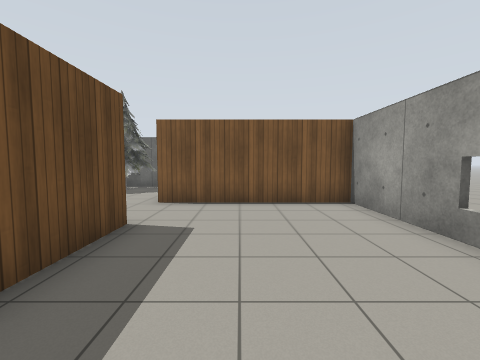
view 1 (above)

21 first-person views from a walk through a world built for the Gazebo simulator. The camera is 1.2 m above the floor, tilts 4° down and sees 90° across. Floor lines are 1 m apart. The floor is counted in squares, 1 m on a side. Each view is taken from the middle of a square. On the plan, view 1 faces up. The plan holds only what a view shows up to about 11 squares ahead; the rest is blank. The robots in the file are not drawn. Simple patterns stand in for the simulator's built-in surfaces.

view 2
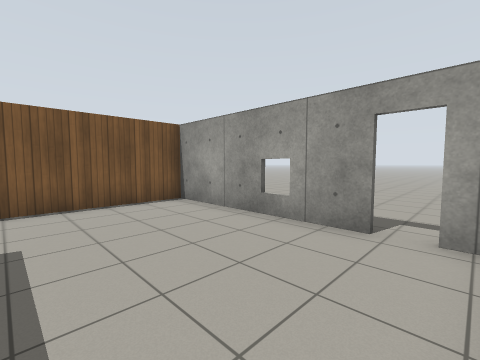

view 3
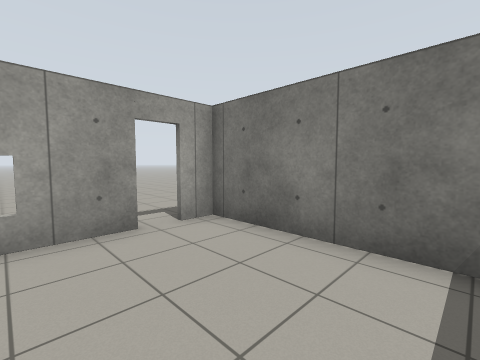

view 4
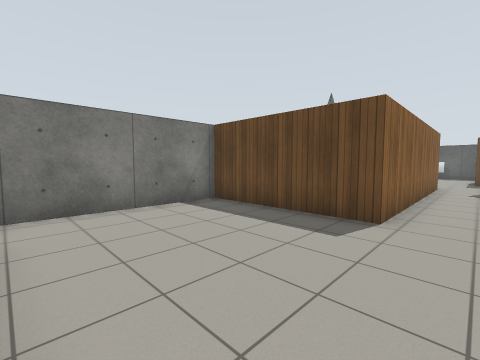

view 5
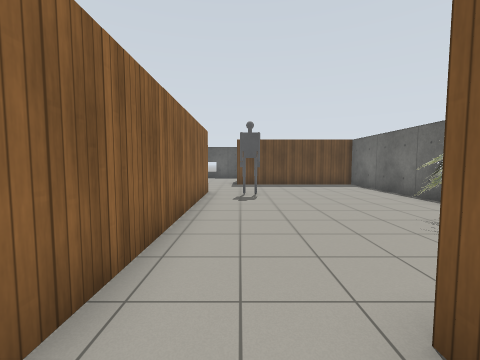

view 6
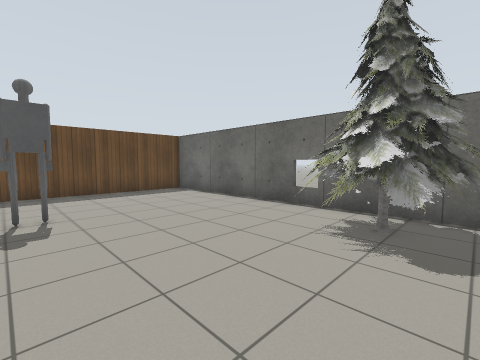

view 7
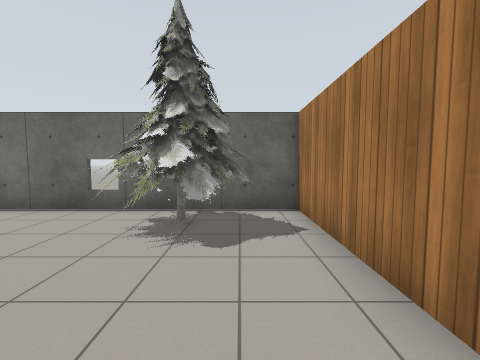

view 8
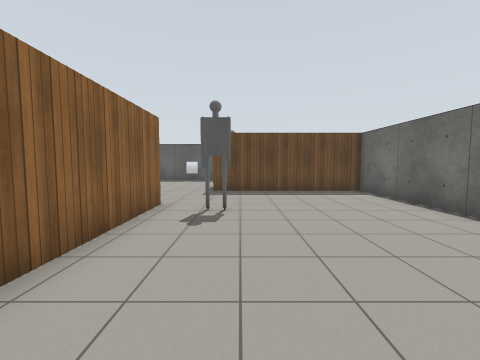

view 9
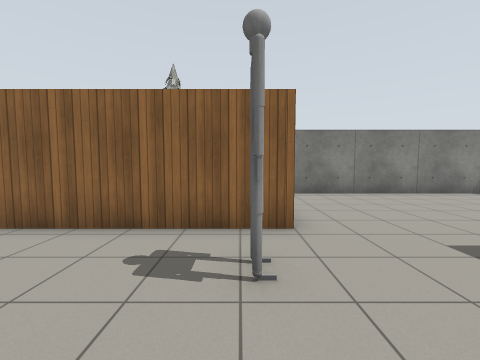

view 10
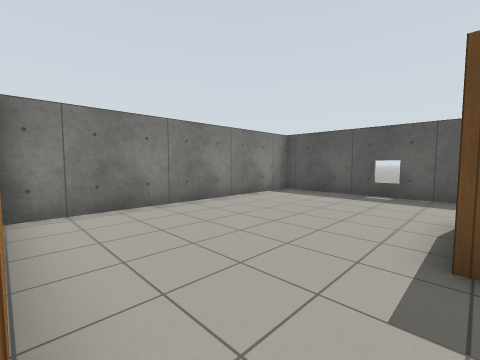

view 11
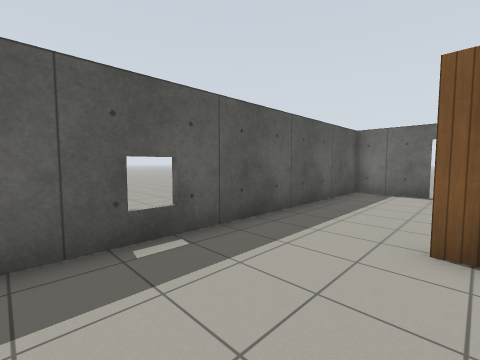

view 12
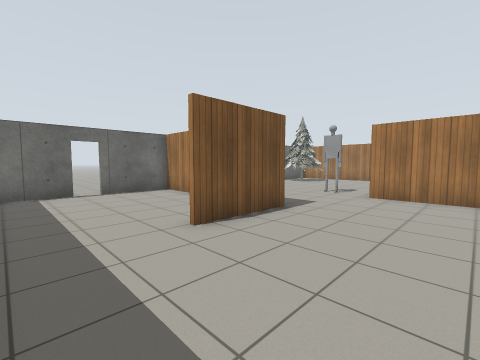

view 13
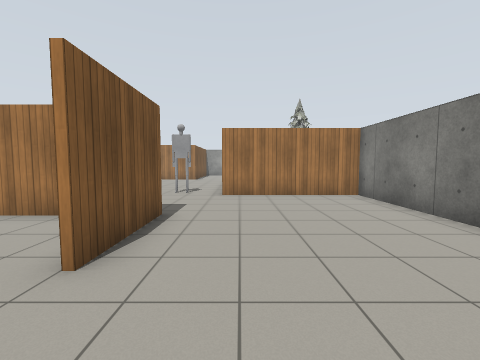

view 14
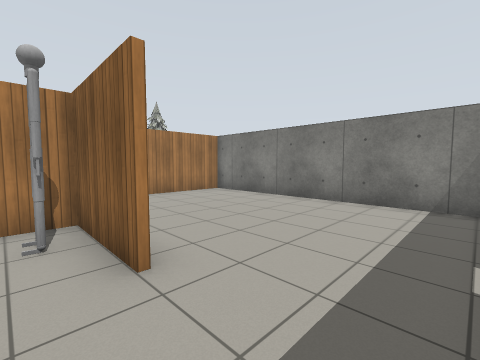

view 15
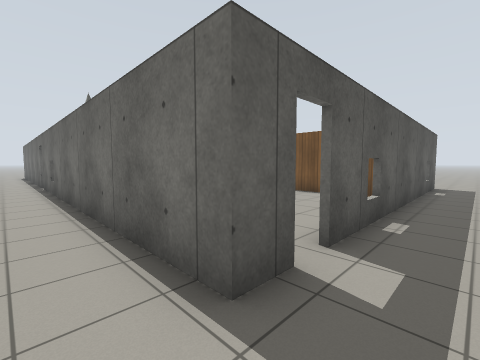

view 16
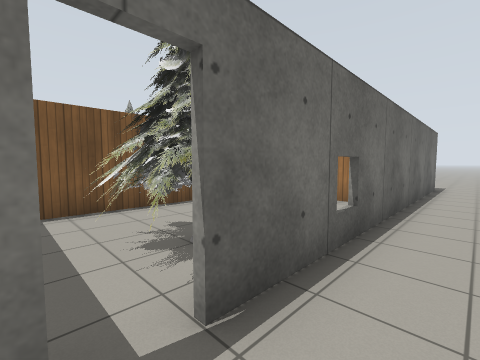

view 17
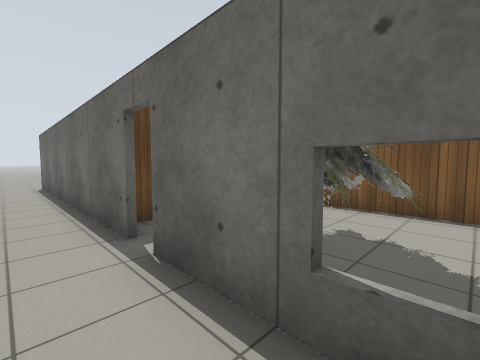

view 18
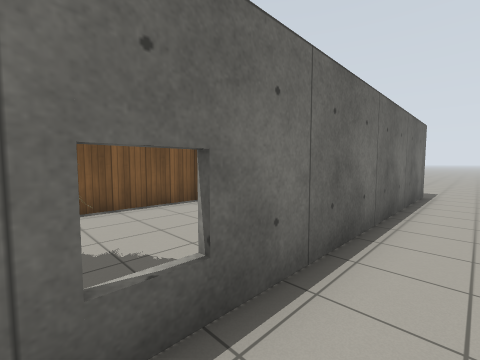

view 19
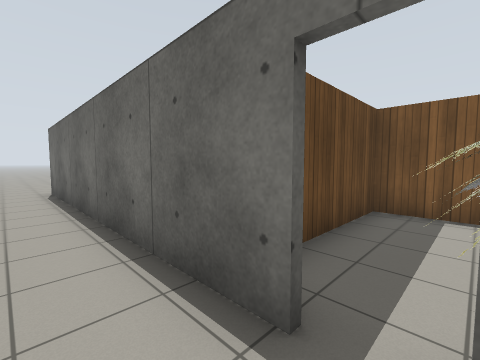

view 20
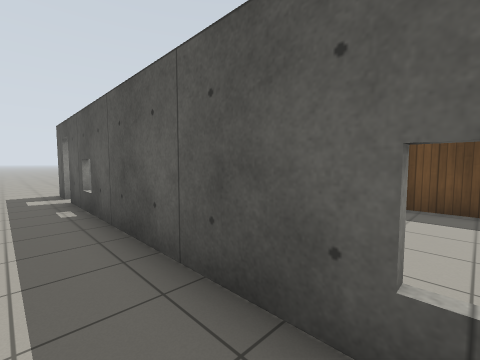

view 21
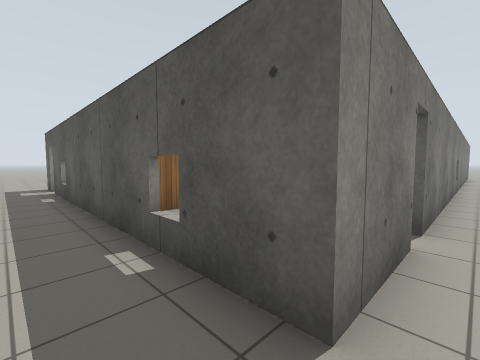

### Floor plan
Points are (right, up) in squares from view 1. A wall is a line through its corners. A room is listed if a view was taken in it or the views show most of it. See-through windows are left out.
Room 1 (views 1, 2, 3, 4, 5)
walls: (3.4, 1.3) (3.4, 7.3) (-2.5, 7.3); (-2.2, 4.7) (-2.2, -0.5) (3.4, -0.5) (3.4, 0.4)
ways out: opening at (-2, 6) to room 2; open door at (3.5, 1) to room 4
Room 2 (views 6, 7, 8, 9, 10)
walls: (-6.4, 12.2) (-13.9, 12.2); (-11, 4.7) (-2.2, 4.7); (-2.5, 7.3) (-2.5, 12.2) (-4.5, 12.2); (-14.4, 12.2) (-14.4, 5.8)
ways out: opening at (-2, 6) to room 1; opening at (-12.5, 6) to room 3
objects: other object (-10, 6) to (-10, 7); pine tree (-6, 9) to (-4, 12)
Room 3 (views 11, 12, 13, 14)
walls: (-17.5, 6) (-14.6, 6) (-14.6, 12.2); (-14.4, 5.8) (-17.5, 5.8); (-20.2, -0.5) (-11, -0.5) (-11, 4.7); (-18.1, 12.2) (-20.6, 12.2) (-20.6, -0.1); (-13.9, 12.2) (-17.4, 12.2)
ways out: opening at (-12.5, 6) to room 2; gap at (-17.5, 12) to room 5
objects: other object (-16, 7)
Room 4 (views 15, 16, 17, 18, 19, 20)
walls: (-9.9, -0.6) (-20.7, -0.6); (3.5, 0.4) (3.5, -0.6) (-9, -0.6); (3.5, 11.4) (3.5, 1.3)
ways out: open door at (3.5, 1) to room 1; opening at (5, 11) to room 5; opening at (-21, -2); opening at (-8, -1); open door at (-9.7, -0.7)
Room 5 (view 21)
walls: (-10, 12.4) (-6.4, 12.4); (-4.4, 12.4) (0.2, 12.4); (1, 12.4) (3.5, 12.4) (3.5, 11.4)
ways out: gap at (-17.5, 12) to room 3; opening at (5, 11) to room 4; open door at (0.5, 12)

Positions as (right, up) in squares from view 1, and headings:
1: (0, 0), facing up
2: (-1, 0), facing up-right
3: (-1, 3), facing down-right
4: (3, 6), facing down-left
5: (-1, 6), facing left
6: (-4, 6), facing up-left
7: (-4, 6), facing up
8: (-4, 7), facing left
9: (-10, 9), facing down
10: (-11, 6), facing down-left
11: (-17, 2), facing up-left
12: (-20, 2), facing up-right
13: (-20, 4), facing right
14: (-20, 7), facing down-right
15: (5, -2), facing up-left
16: (-10, -2), facing up-right
17: (-6, -2), facing up-left
18: (-7, -2), facing up-right
19: (-9, -2), facing up-left
20: (5, 10), facing down-left
21: (5, 13), facing down-left
